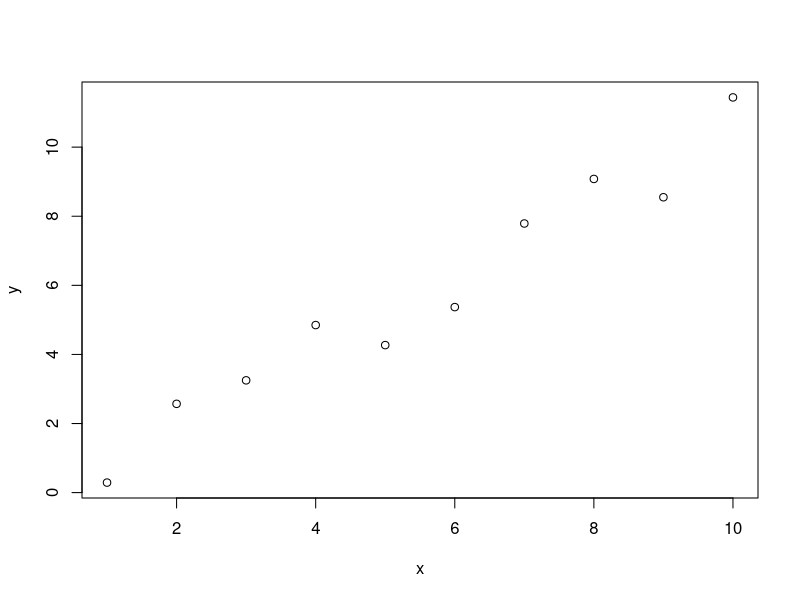
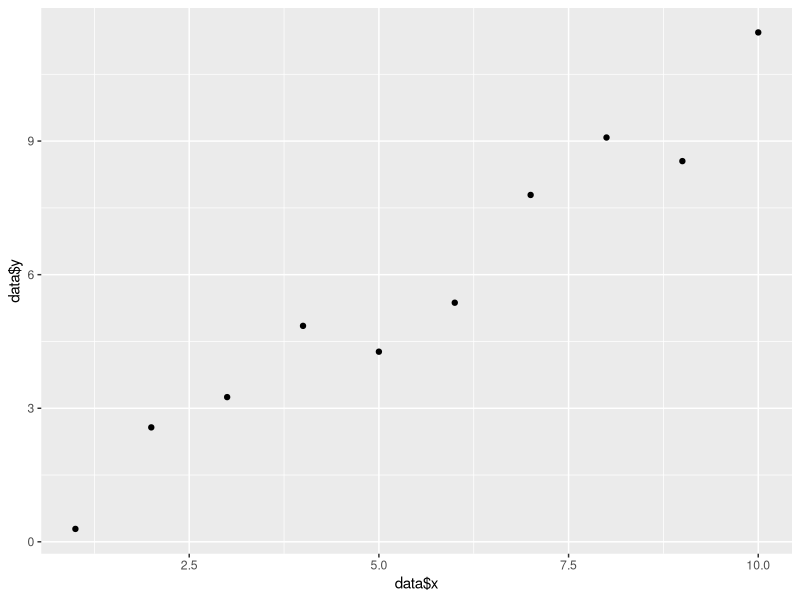
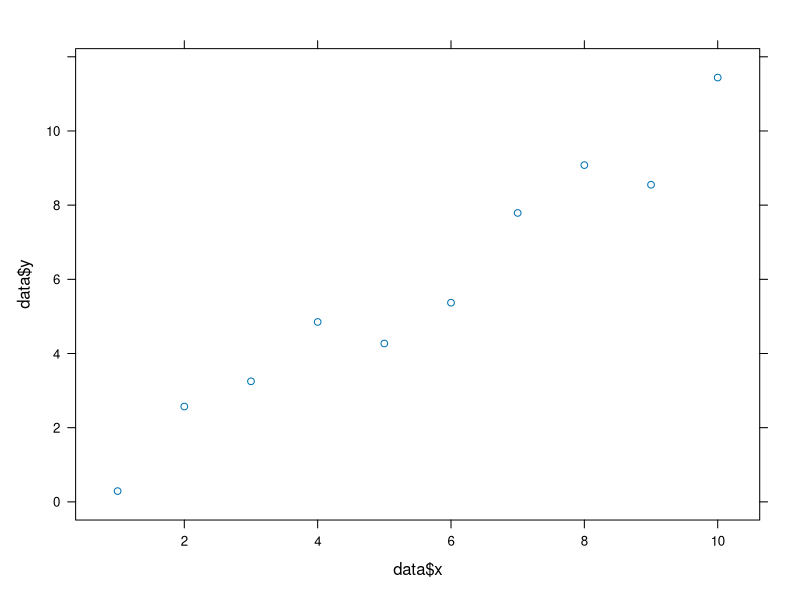
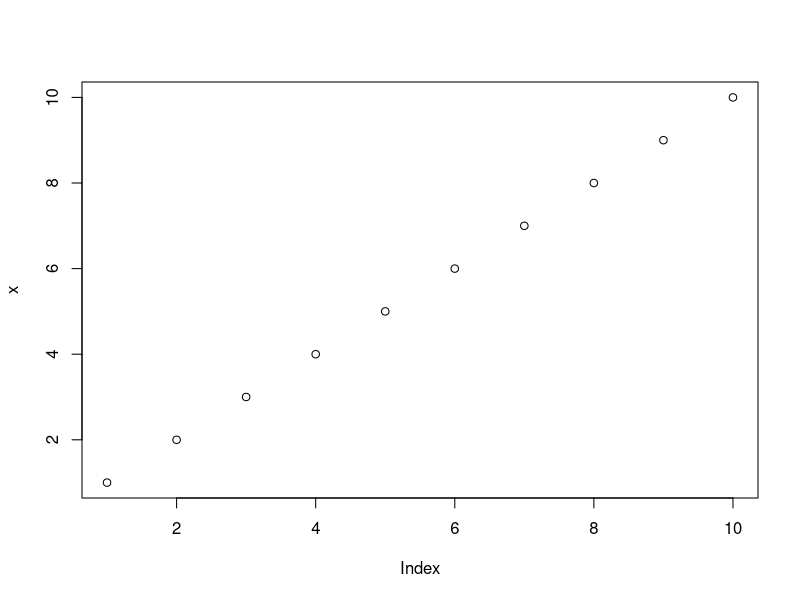
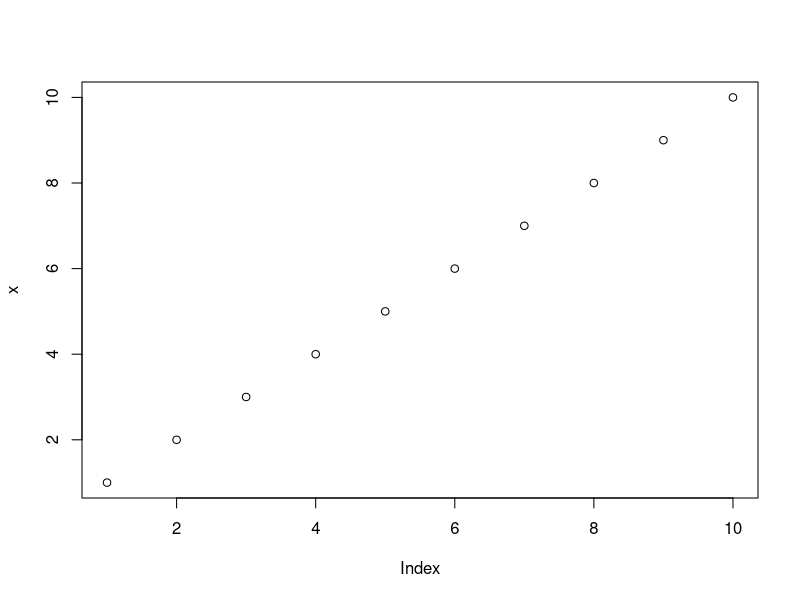

Here is the R script that generated these plots, in order:
## ---- chunk 1
x = 1:10
y = round(rnorm(10, x, 1), 2)
data = data.frame(x, y)
## ---- chunk 2
library("ggplot2")
library("lattice")
plot(x=x, y=y)
ggplot(data, aes(x=data$x, y=data$y)) + geom_point()
lattice::xyplot(data$y~data$x, data)
## ---- chunk 3
# prikaze kodo in rezultat
plot(x)
## ---- chunk 4
# ne naredi nicesar
plot(x)
## ---- chunk 5
# echo=FALSE: to hide the R code in the final report
# results="hide": to hide the results/output (figures are shown!) 
# include=FALSE: to have the chunk evaluated, but neither the code
# nor its output is displayed 
# warning=FALSE and message=FALSE: to suppress any R warnings or
# messages from being included in the final report
